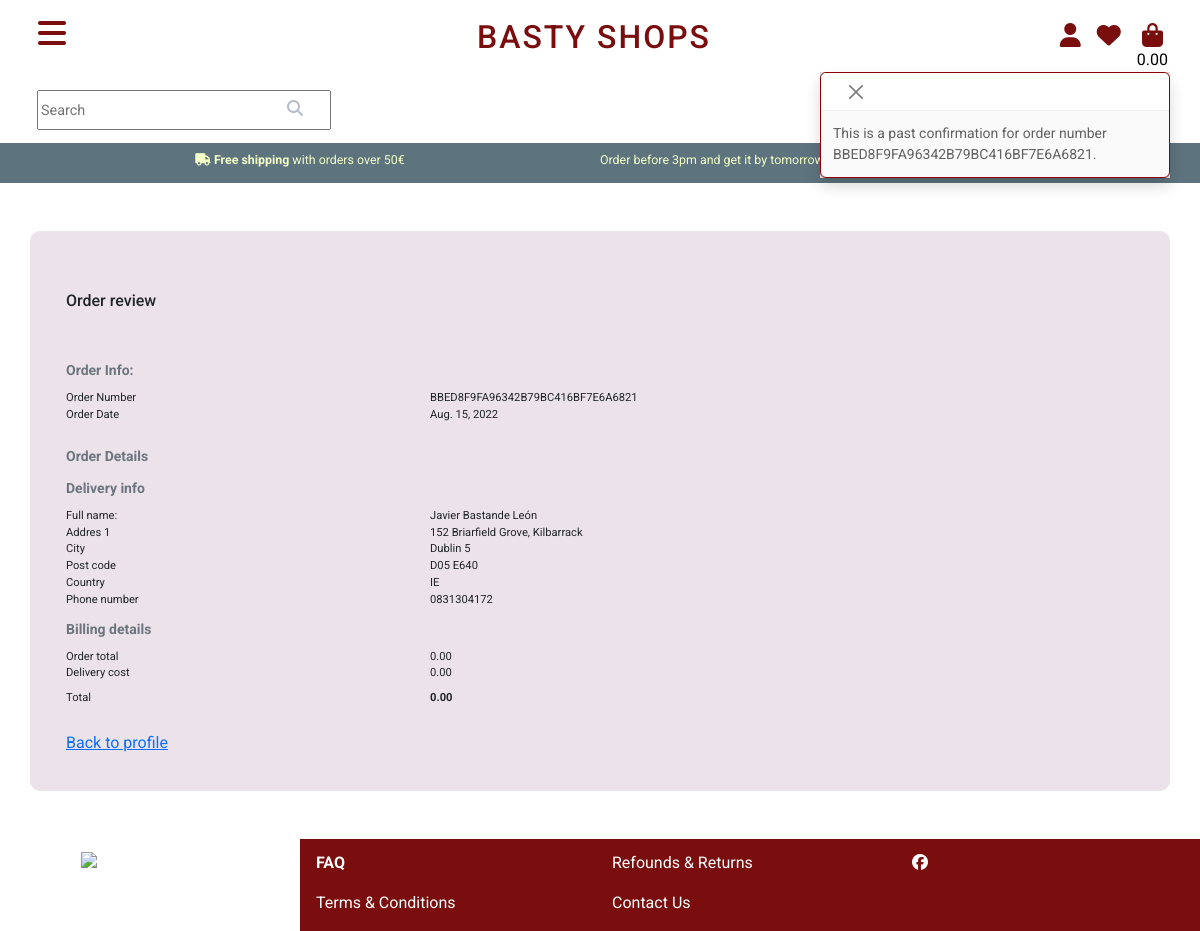
Page /profile/order_history/BBED8F9FA96342B79BC416BF7E6A6821 (signed in) on the committed database.
### checkout/models.py (models this page shows, shortened)
class Order(models.Model):
    user_profile = models.ForeignKey(UserProfile,
                                     on_delete=models.SET_NULL,
                                     blank=True, null=True,
                                     related_name='orders')
    order_number = models.CharField(max_length=32, null=False, editable=False)
    full_name = models.CharField(max_length=50, null=False, blank=False)
    email = models.EmailField(max_length=250, null=False, blank=False)
    phone_number = models.CharField(max_length=20, null=False, blank=False)
    country = CountryField(blank_label='Country *',
                           max_length=40,
                           null=False,
                           blank=False)
    post_code = models.CharField(max_length=20, null=True, blank=False)
    town_or_city = models.CharField(max_length=40, null=False, blank=False)
    street_address_1 = models.CharField(max_length=80, null=False, blank=False)
    street_address_2 = models.CharField(max_length=80, null=True, blank=True)
    county = models.CharField(max_length=80, null=True, blank=True)
    date = models.DateField(auto_now_add=True)
    delivery_cost = models.DecimalField(max_digits=6,
                                        decimal_places=2,
                                        null=False,
                                        default=0)
    order_total = models.DecimalField(max_digits=10,
                                      decimal_places=2,
                                      null=False,
                                      default=0)
    grand_total = models.DecimalField(max_digits=10,
                                      decimal_places=2,
                                      null=False,
                                      default=0)
    original_bag = models.TextField(null=False, blank=False, default='')
    stripe_pid = models.CharField(max_length=254, null=False, blank=False,
                                  default='')

### profiles/views.py (the view)
# urls.py: path('order_history/<order_number>',
@login_required
def order_history(request, order_number):
    order = get_object_or_404(Order, order_number=order_number)
    messages.info(request, (
        f'This is a past confirmation for order number {order_number}. '
    ))
    template = 'checkout/checkout_success.html'
    context = {
        'order': order,
        'from_profile': True,
    }
    return render(request, template, context)

### bag/contexts.py (called while the page is built, shortened)
def bag_contents(request):
    bag_items = []
    total = 0
    product_count = 0
    delivery = 0
    bag = request.session.get('bag', {})
    if total < settings.FREE_DELIVERY_THRESHOLD:
        delivery = total * Decimal(settings.STANDARD_DELIVERY_PERCENTAGE/100)
    grand_total = delivery + total
    context = {
        'bag_items': bag_items,
        'product_count': product_count,
        'delivery': delivery,
        'total': total,
        'grand_total': grand_total,
    }
    return context

### checkout/templates/checkout/checkout_success.html (shortened to what this page needs)
{% extends 'base.html' %}
{% load static %}
{% load bag_tools %}
{% block extra_css %}
<link rel="stylesheet" href="{% static 'checkout/css/checkout.css' %}">
{% endblock %}
{% block content %}
<div class="main_wraper">
  <div class="container-fluid mt-5 mb-5 checkout-container" id="checkout-container">
    <div class="row d-flex">
      {% if from_profile %}
      <div class="col-12">
        <h6 class="mt-4 mb-4 ">Order review</h6>
      </div>
      {% else %}
      <div class="col-12">
        <h6 class="mt-4 mb-4 " style="color: green;">Thanks very much for completing your order!. </h6>
        <p>A confirmation email will be sent to <strong>{{ order.email }}</strong></p>
      </div>
      {% endif %}
    </div>
    <div class="order-confirmation-container mt-3" id="order-confirmation-container">
      <div class="row mt-4">
        <div class="col">
          <small class="text-muted fw-bold">Order Info:</small>
        </div>
      </div>
      <div class="row mt-2">
        <div class="col-12 col-md-4">
          <p class="mb-0 font-weight-bold">Order Number</p>
        </div>
        <div class="col-12 col-md-8 text-md-right">
          <p class="mb-0">{{ order.order_number }}</p>
        </div>
      </div>
      <div class="row mt-2 mt-md-0">
        <div class="col-6 col-md-4">
          <p>Order Date</p>
        </div>
        <div class="col-6 col-md-8 text-md-right">
          <p class="mb-0">{{ order.date }}</p>
        </div>
      </div>
      <div class="row mt-1">
        <div class="col">
          <small class="text-muted fw-bold">Order Details</small>
        </div>
      </div>
      <div class="row mt-2">
        <div class="col">
          <small class="text-muted fw-bold">Delivery info</small>
        </div>
      </div>
      <div class="row mt-2">
        <div class="col-6 col-md-4">
          <p class="mb-0 font-weight-bold">Full name:</p>
        </div>
        <div class="col-6 col-md-8 text-md-right">
          <p class="mb-0">{{ order.full_name }}</p>
        </div>
      </div>
      <div class="row">
        <div class="col-6 col-md-4">
          <p class="mb-0 font-weight-bold">Addres 1</p>
        </div>
        <div class="col-6 col-md-8 text-md-right">
          <p class="mb-0">{{ order.street_address_1 }}</p>
        </div>
      </div>
      <div class="row">
        <div class="col-6 col-md-4">
          <p class="mb-0 font-weight-bold">City</p>
        </div>
        <div class="col-6 col-md-8 text-md-right">
          <p class="mb-0">{{ order.town_or_city }}</p>
        </div>
      </div>
      <div class="row">
        <div class="col-6 col-md-4">
          <p class="mb-0 font-weight-bold">Post code</p>
        </div>
        <div class="col-6 col-md-8 text-md-right">
          <p class="mb-0">{{ order.post_code }}</p>
        </div>
      </div>
      <div class="row">
        <div class="col-6 col-md-4">
          <p class="mb-0 font-weight-bold">Country</p>
        </div>
        <div class="col-6 col-md-8 text-md-right">
          <p class="mb-0">{{ order.country }}</p>
        </div>
      </div>
      <div class="row">
        <div class="col-6 col-md-4">
          <p class="mb-0 font-weight-bold">Phone number</p>
        </div>
        <div class="col-6 col-md-8 text-md-right">
          <p class="mb-0">{{ order.phone_number }}</p>
        </div>
      </div>
      <div class="row mt-2">
        <div class="col">
          <small class="text-muted fw-bold">Billing details</small>
        </div>
      </div>
      <div class="row mt-2">
        <div class="col-6 col-md-4">
          <p class="mb-0 font-weight-bold">Order total</p>
        </div>
        <div class="col-6 col-md-8 text-md-right">
          <p class="mb-0">{{ order.order_total }}</p>
        </div>
      </div>
      <div class="row">
        <div class="col-6 col-md-4">
          <p class="mb-0 font-weight-bold">Delivery cost</p>
        </div>
        <div class="col-6 col-md-8 text-md-right">
          <p class="mb-0">{{ order.delivery_cost }}</p>
        </div>
      </div>
      <div class="row mt-2">
        <div class="col-6 col-md-4">
          <p class="mb-0 font-weight-bold">Total </p>
        </div>
        <div class="col-6 col-md-8 text-md-right">
          <p class="mb-0 fw-bold">{{ order.grand_total }}</p>
        </div>
      </div>
    </div>
    <div class="back-to-shop-container mt-4">
      <div class="row">
        <div class="col">
          {% if from_profile %}
          <div class="row d-">
            <div class="col-4">
              <a href="{% url 'profile' %}">Back to profile</a>
            </div>
          </div>
          {% endif %}
        </div>
      </div>
    </div>
</div>
</div>
{% endblock %}

### static/css/style.css (style rules this page uses)
body { font-family: 'Roboto', sans-serif; }
body { margin: 0; }

### checkout/static/checkout/css/checkout.css (style rules this page uses)
.main-wraper .checkout-container { background-color: rgb(235, 227, 233); padding: 3%; width: 95%; border-radius: 10px; }
@media only screen and (min-width: 1000px) { .main-wraper .checkout-container { padding-left: 3%; } }
@media only screen and (min-width: 1000px) { #order-confirmation-container .row p { font-size: 0.700rem; } }

### rows in the picture
Order: order_number "BBED8F9FA96342B79BC416BF7E6A6821", date "Aug. 15, 2022", full_name "Javier Bastande León", street_address_1 "152 Briarfield Grove, Kilbarrack", town_or_city "Dublin 5", post_code "D05 E640", country "IE", phone_number "0831304172", order_total "0.00", delivery_cost "0.00", grand_total "0.00"

### other values in the picture
{{ message }} "This is a past confirmation for order number BBED8F9FA96342B79BC416BF7E6A6821."
